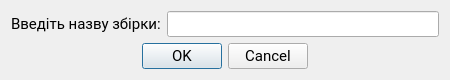
<?xml version="1.0" encoding="UTF-8"?>
<ui version="4.0">
 <class>CreateBuildDialog</class>
 <widget class="QDialog" name="CreateBuildDialog">
  <property name="geometry">
   <rect>
    <x>0</x>
    <y>0</y>
    <width>450</width>
    <height>80</height>
   </rect>
  </property>
  <property name="sizePolicy">
   <sizepolicy hsizetype="Fixed" vsizetype="Fixed">
    <horstretch>45</horstretch>
    <verstretch>80</verstretch>
   </sizepolicy>
  </property>
  <property name="minimumSize">
   <size>
    <width>450</width>
    <height>80</height>
   </size>
  </property>
  <property name="maximumSize">
   <size>
    <width>450</width>
    <height>80</height>
   </size>
  </property>
  <property name="windowTitle">
   <string>Створення збірки</string>
  </property>
  <layout class="QGridLayout" name="gridLayout">
   <item row="0" column="0">
    <widget class="QLabel" name="label">
     <property name="font">
      <font>
       <family>Roboto</family>
       <pointsize>11</pointsize>
      </font>
     </property>
     <property name="text">
      <string>Введіть назву збірки:</string>
     </property>
    </widget>
   </item>
   <item row="0" column="1">
    <widget class="QLineEdit" name="lineEdit">
     <property name="font">
      <font>
       <family>Roboto</family>
       <pointsize>11</pointsize>
      </font>
     </property>
    </widget>
   </item>
   <item row="1" column="0" colspan="2">
    <widget class="QDialogButtonBox" name="buttonBox">
     <property name="font">
      <font>
       <family>Roboto</family>
       <pointsize>11</pointsize>
      </font>
     </property>
     <property name="orientation">
      <enum>Qt::Horizontal</enum>
     </property>
     <property name="standardButtons">
      <set>QDialogButtonBox::Cancel|QDialogButtonBox::Ok</set>
     </property>
     <property name="centerButtons">
      <bool>true</bool>
     </property>
    </widget>
   </item>
  </layout>
 </widget>
 <resources/>
 <connections>
  <connection>
   <sender>buttonBox</sender>
   <signal>accepted()</signal>
   <receiver>CreateBuildDialog</receiver>
   <slot>accept()</slot>
   <hints>
    <hint type="sourcelabel">
     <x>248</x>
     <y>254</y>
    </hint>
    <hint type="destinationlabel">
     <x>157</x>
     <y>274</y>
    </hint>
   </hints>
  </connection>
  <connection>
   <sender>buttonBox</sender>
   <signal>rejected()</signal>
   <receiver>CreateBuildDialog</receiver>
   <slot>reject()</slot>
   <hints>
    <hint type="sourcelabel">
     <x>316</x>
     <y>260</y>
    </hint>
    <hint type="destinationlabel">
     <x>286</x>
     <y>274</y>
    </hint>
   </hints>
  </connection>
 </connections>
</ui>
